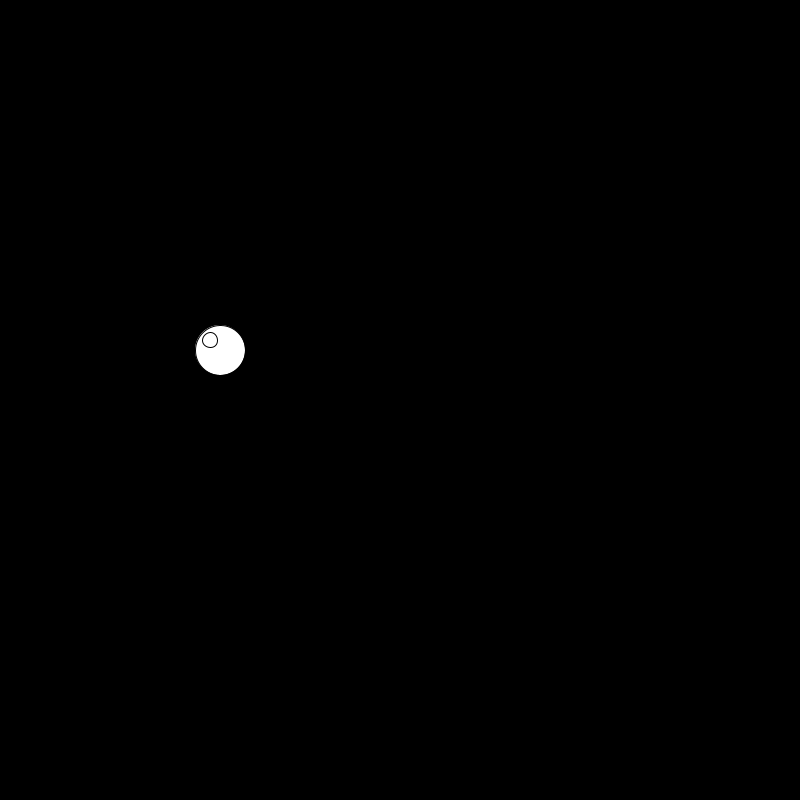
Frame 1 (no input)
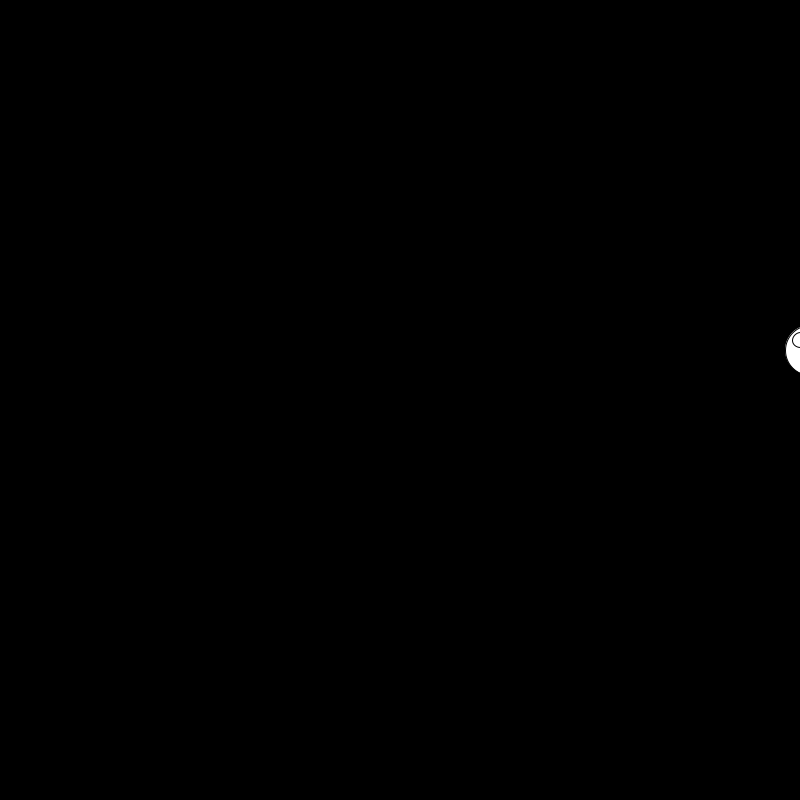
Frame 60 (the mouse pressed at the canvas centre just before this capture)
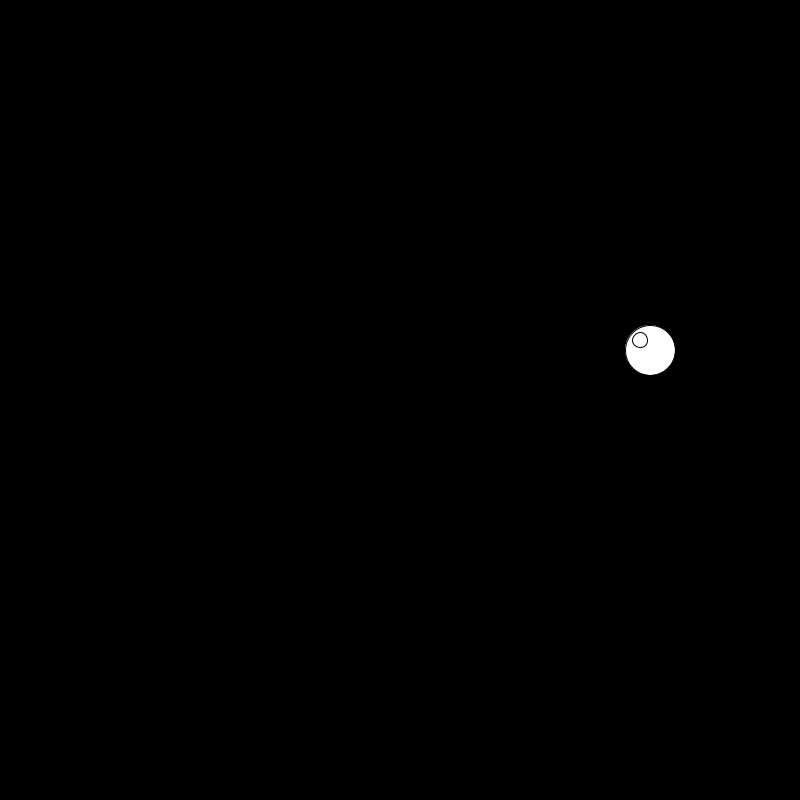
Frame 120 (the mouse held since frame 60 and released just before this capture)

The Processing sketch that drew these frames (run headless with seeded random() and noise(); from frame 60 on, the mouse is pressed at the canvas centre):

// Processing sketch: face
// ── face.pde

int xpos = 70;
void setup(){
  size(800,800);
  
}


void draw(){
 

  background(0);
 
 translate(xpos, 100);
 xpos=xpos+10;
 if (xpos>=825){
   xpos=70;
 }
 face(100,200);
   
  
}

void face(int x, int y){//local variables
  pushMatrix();
  translate(x,y);


 ellipse(50,50, 50,50);
 ellipse(40,40,15,15);
 popMatrix();
}
